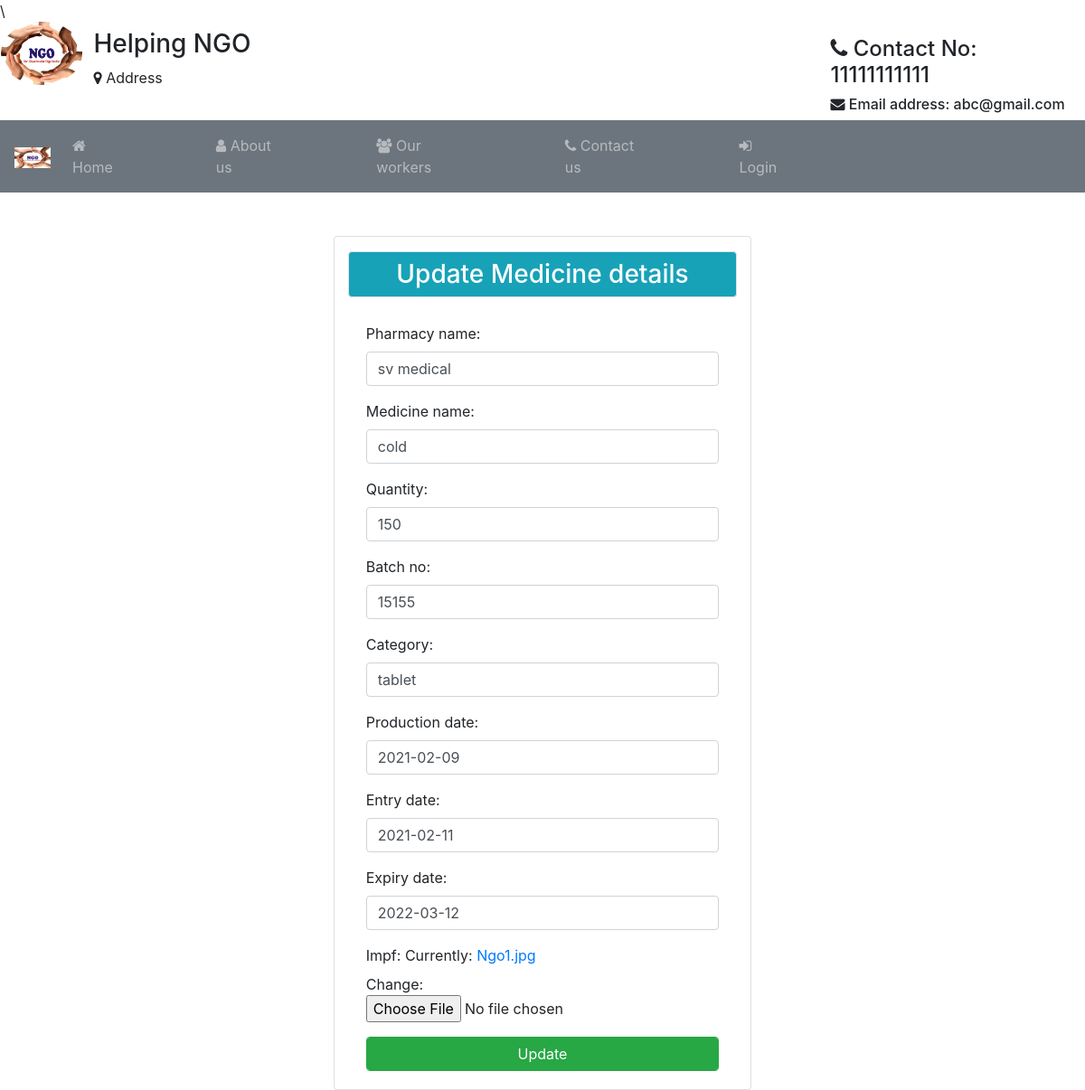
/e/3/, run on the app's committed database.
### Student/models.py (models this page shows)
class MedicineInfo(models.Model):
	organization_name=models.CharField(max_length=120,default="ngo")
	pharmacy_name=models.CharField(max_length=500)
	medicine_name=models.CharField(max_length=120)
	quantity=models.CharField(max_length=30)
	batch_no=models.IntegerField(unique=True)
	category=models.CharField(max_length=120)
	production_date=models.DateField()
	entry_date=models.DateField()
	expiry_date=models.DateField()
	created_date=models.DateField(auto_now=True)
	days_count=models.DateField(null=True)
	uid=models.ForeignKey(User,on_delete=models.CASCADE)
	impf=models.ImageField(upload_to='Medicines/',default="ngo1.jpg")

### Student/views.py (the view)
# urls.py: path('e/<int:si>/',views.userupdate,name="ue"),
def userupdate(up,si):
	a=MedicineInfo.objects.get(id=si)
	if up.method=="POST":
		d=Medform(up.POST,instance=a)
		if d.is_valid():
			d.save()
			return redirect('/tb')
	d=Medform(instance=a)
	return render(up,'htfiles/updateuser.html',{'us':d})

### Student/forms.py
class Medform(forms.ModelForm):
	class Meta:
		model=MedicineInfo
		fields=['pharmacy_name','medicine_name','quantity','batch_no','category','production_date','entry_date','expiry_date','impf']
		widgets={
		"pharmacy_name":forms.TextInput(attrs={"class":"form-control","placeholder":"Enter pharmacy name"}),
		"medicine_name":forms.TextInput(attrs={"class":"form-control","placeholder":"Medicine name"}),
		"quantity":forms.TextInput(attrs={"class":"form-control","placeholder":"Enter Quantity"}),
		"batch_no":forms.TextInput(attrs={"class":"form-control","placeholder":"Enter Batch number"}),
		"category":forms.TextInput(attrs={"class":"form-control","placeholder":"Enter category"}),
		"production_date":forms.TextInput(attrs={"class":"form-control","placeholder":"YYYY-MM-DD"}),
		"entry_date":forms.TextInput(attrs={"class":"form-control","placeholder":"YYYY-MM-DD"}),
		"expiry_date":forms.TextInput(attrs={"class":"form-control","placeholder":"YYYY-MM-DD"}),
		}

### Student/templates/htfiles/updateuser.html (shortened to what this page needs)
{% extends 'htfiles/header.html' %}
{% block content %}
<div class="container">
	<div class="card col-md-5 mt-5 mx-auto">
		<h3 class="bg-info text-white text-center border rounded mt-3 p-2">Update Medicine details</h3>
		<div class="card-body">
			<form method="POST">
				{{us.as_p}}
				<input type="submit" value="Update" class="form-control btn btn-success btn-block">
			</form>
		</div>
	</div>
</div>
{% endblock %}

### data on the page
MedicineInfo: pharmacy_name "sv medical", medicine_name "cold", quantity "150", batch_no "15155", category "tablet", production_date "2021-02-09", entry_date "2021-02-11", expiry_date "2022-03-12"
